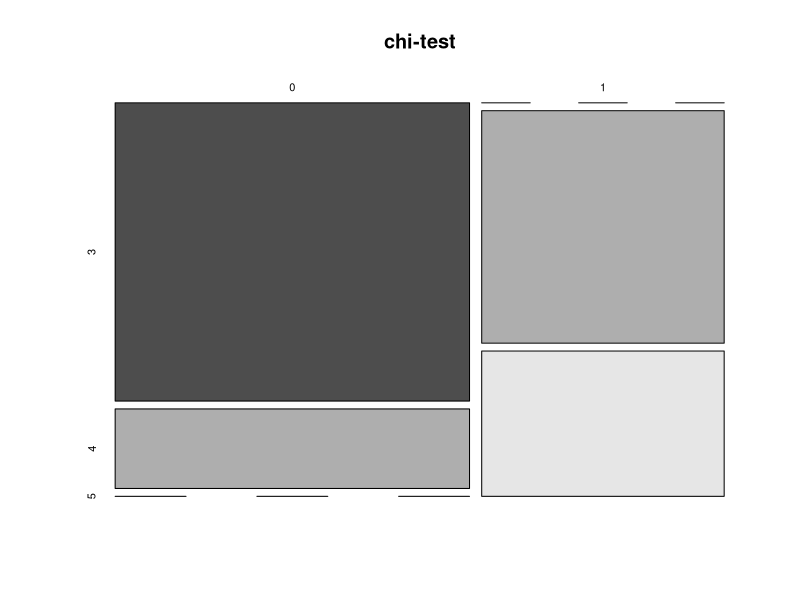

This figure's R source: (Note: this script raises an error after producing the figure.)

data(iris)
set.seed(2)
smp <- list()
sample(c(1,2),size = 10,replace=TRUE)

nrow(iris)

View(mtcars)

ftable <- table(mtcars$am, mtcars$gear)
mosaicplot(ftable, main = "chi-test", color = T)

chisq.test(ftable)

x <- factor(x = c(1,1,2,3,2,1,1,3), levels = c(1,2,3))
y <- factor(x = c("a","b","a","b"), levels = c("a","b"))
f <- table(x,y)
chisq.test(f)

f <- table(mtcars$cyl, mtcars$vs)
chisq.test(f)
